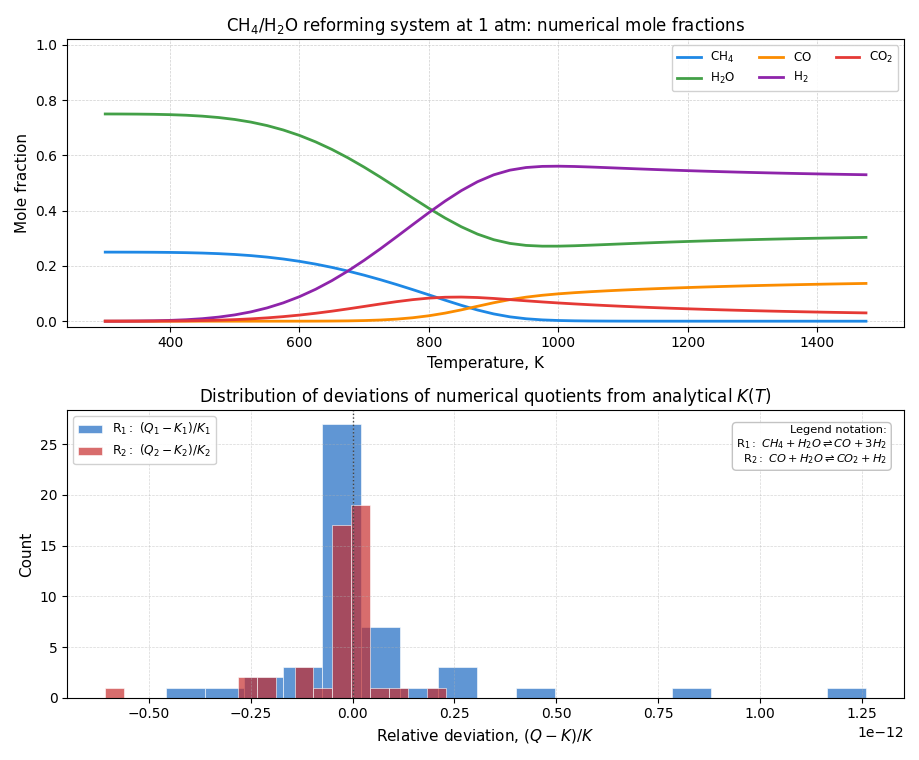

Recreate this plot in Python.
"""Steam Reforming + Water-Gas Shift: Numerical Equilibrium Example
=================================================================

Reactions in one gas-phase system:
   R1: CH4(g) + H2O(g) <=> CO(g) + 3H2(g)
   R2: CO(g) + H2O(g)  <=> CO2(g) + H2(g)

This script computes equilibrium composition with
``equilibrium_solver.calculate_equilibrium`` on a temperature grid
(300-1475 K, 1 atm), then:

1) plots mole fractions of all species;
2) builds histograms of deviations between numerically observed
   reaction quotients Q and analytical equilibrium constants K(T)
   for both reactions.
"""

import matplotlib.pyplot as plt
import numpy as np

from equilibrium_solver import calculate_equilibrium

# ---------------------------------------------------------------------------
# Thermodynamic data (J/mol), tabulated at T = 300..1475 K with step 25 K
# ---------------------------------------------------------------------------

G = {
    "CH4": [
        -130597.9517809436, -135302.39659454464, -140077.67126080452,
        -144920.82149093258, -149829.49407599668, -154801.7644509707,
        -159836.02098701906, -164930.8852753982, -170085.15591886936,
        -175297.76807465422, -180567.76379464663, -185894.26991896902,
        -191276.48135124776, -196713.64823246078, -202205.0659818934,
        -207750.0674759216, -213348.01684114523, -218998.3044808721,
        -224700.3430540768, -230453.56419731074, -236257.41583153483,
        -242111.35993346525, -248014.87067880624, -253967.43288547697,
        -259968.54070056818, -266017.69648664264, -272114.4098721097,
        -278258.1969374493, -284448.5795145503, -290685.0887899271,
        -296967.2746536626, -303294.6900955523, -309666.8882737584,
        -316083.4238617931, -322543.8541296917, -329047.73980672704,
        -335594.6457642991, -342184.14155063394, -348815.8018032585,
        -355489.20656062965, -362203.94149056094, -368959.5980500353,
        -375755.77358849964, -382592.07140467886, -389468.1007652607,
        -396383.47689240146, -403337.8209258513, -410330.75986453367,
    ],
    "CO": [
        -169953.2641168445, -174932.1180543994, -179967.30574472813,
        -185055.13096352003, -190192.3745402135, -195376.208017457,
        -200604.12678534118, -205873.89753993286, -211183.5164533516,
        -216531.17547528018, -221915.23489248808, -227334.20076518477,
        -232786.70620756724, -238271.49573051112, -243787.41204706763,
        -249333.3848764007, -254908.4213827158, -260511.59796203786,
        -266142.0531479982, -271798.9814527674, -277481.6279942908,
        -283189.2837884739, -288921.2816067251, -294676.9923166071,
        -300455.82163728145, -306257.20725268, -312080.61623449787,
        -317925.54273458436, -323791.50591247174, -329678.04806887166,
        -335584.73296020157, -341511.1442727386, -347456.8842379579,
        -353421.5723731138, -359404.84433322866, -365406.35086244706,
        -371425.7568342447, -377462.7403712805, -383516.99203680805,
        -389588.21409052203, -395676.11980255274, -401780.43282004213,
        -407900.8865813592, -414037.2237735652, -420189.1958292083,
        -426356.56245895254, -432539.0912169067, -438736.55709584535,
    ],
    "CO2": [
        -457942.3486287945, -463334.059335961, -468799.67821755266,
        -474335.8441330556, -479939.50834182784, -485607.89990335837,
        -491338.4927341056, -497128.97585932177, -502977.22722835816,
        -508881.29095683, -514839.3576629543, -520849.7475119176,
        -526910.8955921343, -533021.339282858, -539179.7073159148,
        -545384.710277174, -551635.1323323397, -557929.8239956509,
        -564267.6957890595, -570647.7126638524, -577068.889077073,
        -583530.2846320737, -590031.0002066555, -596570.1745039895,
        -603146.9809713099, -609760.6293990558, -616410.3750016887,
        -623095.5013637042, -629815.3152651639, -636569.1461850206,
        -643356.3457066584, -650176.2868574659, -657028.3634066387,
        -663911.9891395781, -670826.5971227366, -677771.6389693108,
        -684746.5841134915, -691750.9190989225, -698784.1468854125,
        -705845.7861767195, -712935.3707712699, -720052.4489369508,
        -727196.5828105503, -734367.3478220025, -741564.3321432711,
        -748787.1361614721, -756035.3719756573, -763308.6629165667,
    ],
    "H2": [
        -39230.063775039904, -42533.11757878159, -45891.82816360213,
        -49302.04531733515, -52760.24029859018, -56263.373574408426,
        -59808.79793415405, -63394.18584146621, -67017.47385225285,
        -70676.819337209, -74370.56626205362, -78097.21775879446,
        -81855.41387218845, -85643.91330787266, -89461.57831550547,
        -93307.3620571576, -97180.29796710763, -101079.49072300369,
        -105004.10853259345, -108953.37650338223, -112926.5709104889,
        -116923.01421471135, -120942.07071127213, -124983.14271196438,
        -129045.66718096474, -133129.11275852888, -137232.9771179574,
        -141356.7846102325, -145500.08415804288, -149662.4473668939,
        -153843.46682591317, -158042.75457502186, -162259.9407185142,
        -166494.67216790607, -170746.61149926975, -175015.4359122674,
        -179300.83627977286, -183602.5162784053, -187920.19159151352,
        -192253.58917719504, -196602.44659482752, -200966.5113843639,
        -205345.54049330708, -209739.299746859, -214147.56335724352,
        -218570.11346863612, -223006.7397345224, -227457.23892463796,
    ],
    "H2O": [
        -298675.5310122627, -303438.82114151155, -308267.0619556672,
        -313155.8729422053, -318101.5145509287, -323100.755187744,
        -328150.7729724403, -333249.0815349972, -338393.47287772223,
        -343581.97263332515, -348812.8045090256, -354084.3616593377,
        -359395.18336758116, -364743.93585241336, -370129.396320319,
        -375550.4396016303, -381006.02686424844, -386495.196014137,
        -392017.05347711226, -397570.7671208098, -403155.56012472487,
        -408770.7056439591, -414415.52214163705, -420089.36928796524,
        -425791.6443421037, -431521.77894753177, -437279.2362832408,
        -443063.5085225086, -448874.11455868103, -454710.5979636628,
        -460572.52514999313, -466459.48371165915, -472371.08092236763,
        -478306.9439733515, -484266.7214641888, -490250.074721552,
        -496256.67541431554, -502286.2051374972, -508338.35500735836,
        -514412.82526920433, -520509.32491889, -526627.5713386262,
        -532767.2899473691, -538928.2138658371, -545110.0835960221,
        -551312.6467149315, -557535.6575822007, -563778.8770611493,
    ],
}

T = np.arange(300.0, 1500.0, 25.0)  # K
R = 8.314  # J mol-1 K-1
P_TOTAL = 1.0  # atm
P_REF = 1.0  # atm

# ---------------------------------------------------------------------------
# System definition for equilibrium_solver
# ---------------------------------------------------------------------------

# Species order: [CH4, H2O, CO, H2, CO2]
# Element rows: [C, O, H]
S = np.array([
    [1.0, 0.0, 1.0, 0.0, 1.0],
    [0.0, 1.0, 1.0, 0.0, 2.0],
    [4.0, 2.0, 0.0, 2.0, 0.0],
])

# Typical steam-reforming feed: steam excess relative to methane.
n0 = np.array([1.0, 3.0, 0.0, 0.0, 0.0])
elements = S @ n0
phases = [0, 0, 0, 0, 0]

# ---------------------------------------------------------------------------
# Thermodynamic equilibrium constants from DeltaG(T)
# ---------------------------------------------------------------------------

g_ch4 = np.array(G["CH4"])
g_h2o = np.array(G["H2O"])
g_co = np.array(G["CO"])
g_h2 = np.array(G["H2"])
g_co2 = np.array(G["CO2"])

# R1: CH4 + H2O -> CO + 3H2
delta_g_r1 = g_co + 3.0 * g_h2 - g_ch4 - g_h2o
k_r1 = np.exp(-delta_g_r1 / (R * T))

# R2: CO + H2O -> CO2 + H2
delta_g_r2 = g_co2 + g_h2 - g_co - g_h2o
k_r2 = np.exp(-delta_g_r2 / (R * T))

# ---------------------------------------------------------------------------
# Numerical equilibrium via equilibrium_solver
# ---------------------------------------------------------------------------

species = ["CH4", "H2O", "CO", "H2", "CO2"]
n_num = np.empty((len(T), len(species)))
balance_residual = np.empty_like(T)

for i, temp in enumerate(T):
    gibbs = np.array([g_ch4[i], g_h2o[i], g_co[i], g_h2[i], g_co2[i]])
    n_eq = np.array(
        calculate_equilibrium(
            S=S.tolist(),
            phases=phases,
            elements=elements.tolist(),
            GibbsEnergies=gibbs,
            T=float(temp),
            Pa=P_TOTAL,
        )
    )
    n_num[i, :] = n_eq
    balance_residual[i] = np.max(np.abs(S @ n_eq - elements))

y_num = n_num / n_num.sum(axis=1, keepdims=True)

# ---------------------------------------------------------------------------
# Reaction quotients and deviations from K(T)
# ---------------------------------------------------------------------------

eps = 1e-30
p_ch4 = np.clip(y_num[:, 0] * P_TOTAL, eps, None)
p_h2o = np.clip(y_num[:, 1] * P_TOTAL, eps, None)
p_co = np.clip(y_num[:, 2] * P_TOTAL, eps, None)
p_h2 = np.clip(y_num[:, 3] * P_TOTAL, eps, None)
p_co2 = np.clip(y_num[:, 4] * P_TOTAL, eps, None)

q_r1 = (p_co * p_h2**3) / (p_ch4 * p_h2o) * (P_REF / P_TOTAL) ** 2
q_r2 = (p_co2 * p_h2) / (p_co * p_h2o)

rel_dev_r1 = (q_r1 - k_r1) / k_r1
rel_dev_r2 = (q_r2 - k_r2) / k_r2

print()
print("=" * 84)
print("  Steam Reforming + Water-Gas Shift Equilibrium")
print("  R1: CH4(g) + H2O(g) <=> CO(g) + 3H2(g)")
print("  R2: CO(g) + H2O(g) <=> CO2(g) + H2(g)")
print(f"  Pressure: {P_TOTAL:.1f} atm, Temperature grid: {T[0]:.0f}-{T[-1]:.0f} K")
print("=" * 84)
print(f"  Max element-balance residual: {balance_residual.max():.2e} mol")
print(
    f"  R1 relative deviation (Q-K)/K: mean={np.mean(rel_dev_r1):.3e}, "
    f"std={np.std(rel_dev_r1):.3e}, max|.|={np.max(np.abs(rel_dev_r1)):.3e}"
)
print(
    f"  R2 relative deviation (Q-K)/K: mean={np.mean(rel_dev_r2):.3e}, "
    f"std={np.std(rel_dev_r2):.3e}, max|.|={np.max(np.abs(rel_dev_r2)):.3e}"
)
print("=" * 84)
print()

# ---------------------------------------------------------------------------
# Figures
# ---------------------------------------------------------------------------

fig, (ax1, ax2) = plt.subplots(2, 1, figsize=(9.2, 7.6))

colors = {
    "CH4": "#1E88E5",
    "H2O": "#43A047",
    "CO": "#FB8C00",
    "H2": "#8E24AA",
    "CO2": "#E53935",
}

legend_labels = {
    "CH4": r"$\mathrm{CH_4}$",
    "H2O": r"$\mathrm{H_2O}$",
    "CO": r"$\mathrm{CO}$",
    "H2": r"$\mathrm{H_2}$",
    "CO2": r"$\mathrm{CO_2}$",
}

for j, sp in enumerate(species):
    ax1.plot(T, y_num[:, j], color=colors[sp], linewidth=2.0, label=legend_labels[sp])

ax1.set_title(
    r"$\mathrm{CH_4/H_2O}$ reforming system at 1 atm: numerical mole fractions",
    fontsize=12,
)
ax1.set_ylabel("Mole fraction", fontsize=11)
ax1.set_xlabel("Temperature, K", fontsize=11)
ax1.set_ylim(-0.02, 1.02)
ax1.grid(True, linestyle="--", linewidth=0.5, alpha=0.6)
ax1.legend(fontsize=8.6, ncol=3, framealpha=0.9)

bins = 18
ax2.hist(
    rel_dev_r1,
    bins=bins,
    alpha=0.68,
    color="#1565C0",
    edgecolor="white",
    linewidth=0.6,
    label=r"$\mathrm{R_1}:\ (Q_1 - K_1)/K_1$",
)
ax2.hist(
    rel_dev_r2,
    bins=bins,
    alpha=0.68,
    color="#C62828",
    edgecolor="white",
    linewidth=0.6,
    label=r"$\mathrm{R_2}:\ (Q_2 - K_2)/K_2$",
)
ax2.axvline(0.0, color="#424242", linestyle=":", linewidth=1.0)
ax2.set_title(
    r"Distribution of deviations of numerical quotients from analytical $K(T)$",
    fontsize=12,
)
ax2.set_xlabel(r"Relative deviation, $(Q - K)/K$", fontsize=11)
ax2.set_ylabel("Count", fontsize=11)
ax2.grid(True, linestyle="--", linewidth=0.5, alpha=0.5)
ax2.legend(fontsize=8.7, framealpha=0.9)

legend_note = (
    "Legend notation:\n"
    r"$\mathrm{R_1}:\ CH_4 + H_2O \rightleftharpoons CO + 3H_2$"
    "\n"
    r"$\mathrm{R_2}:\ CO + H_2O \rightleftharpoons CO_2 + H_2$"
)
ax2.text(
    0.98,
    0.95,
    legend_note,
    transform=ax2.transAxes,
    ha="right",
    va="top",
    fontsize=8.2,
    bbox=dict(boxstyle="round,pad=0.35", facecolor="white", edgecolor="#BDBDBD", alpha=0.9),
)

fig.tight_layout()
plt.show()
